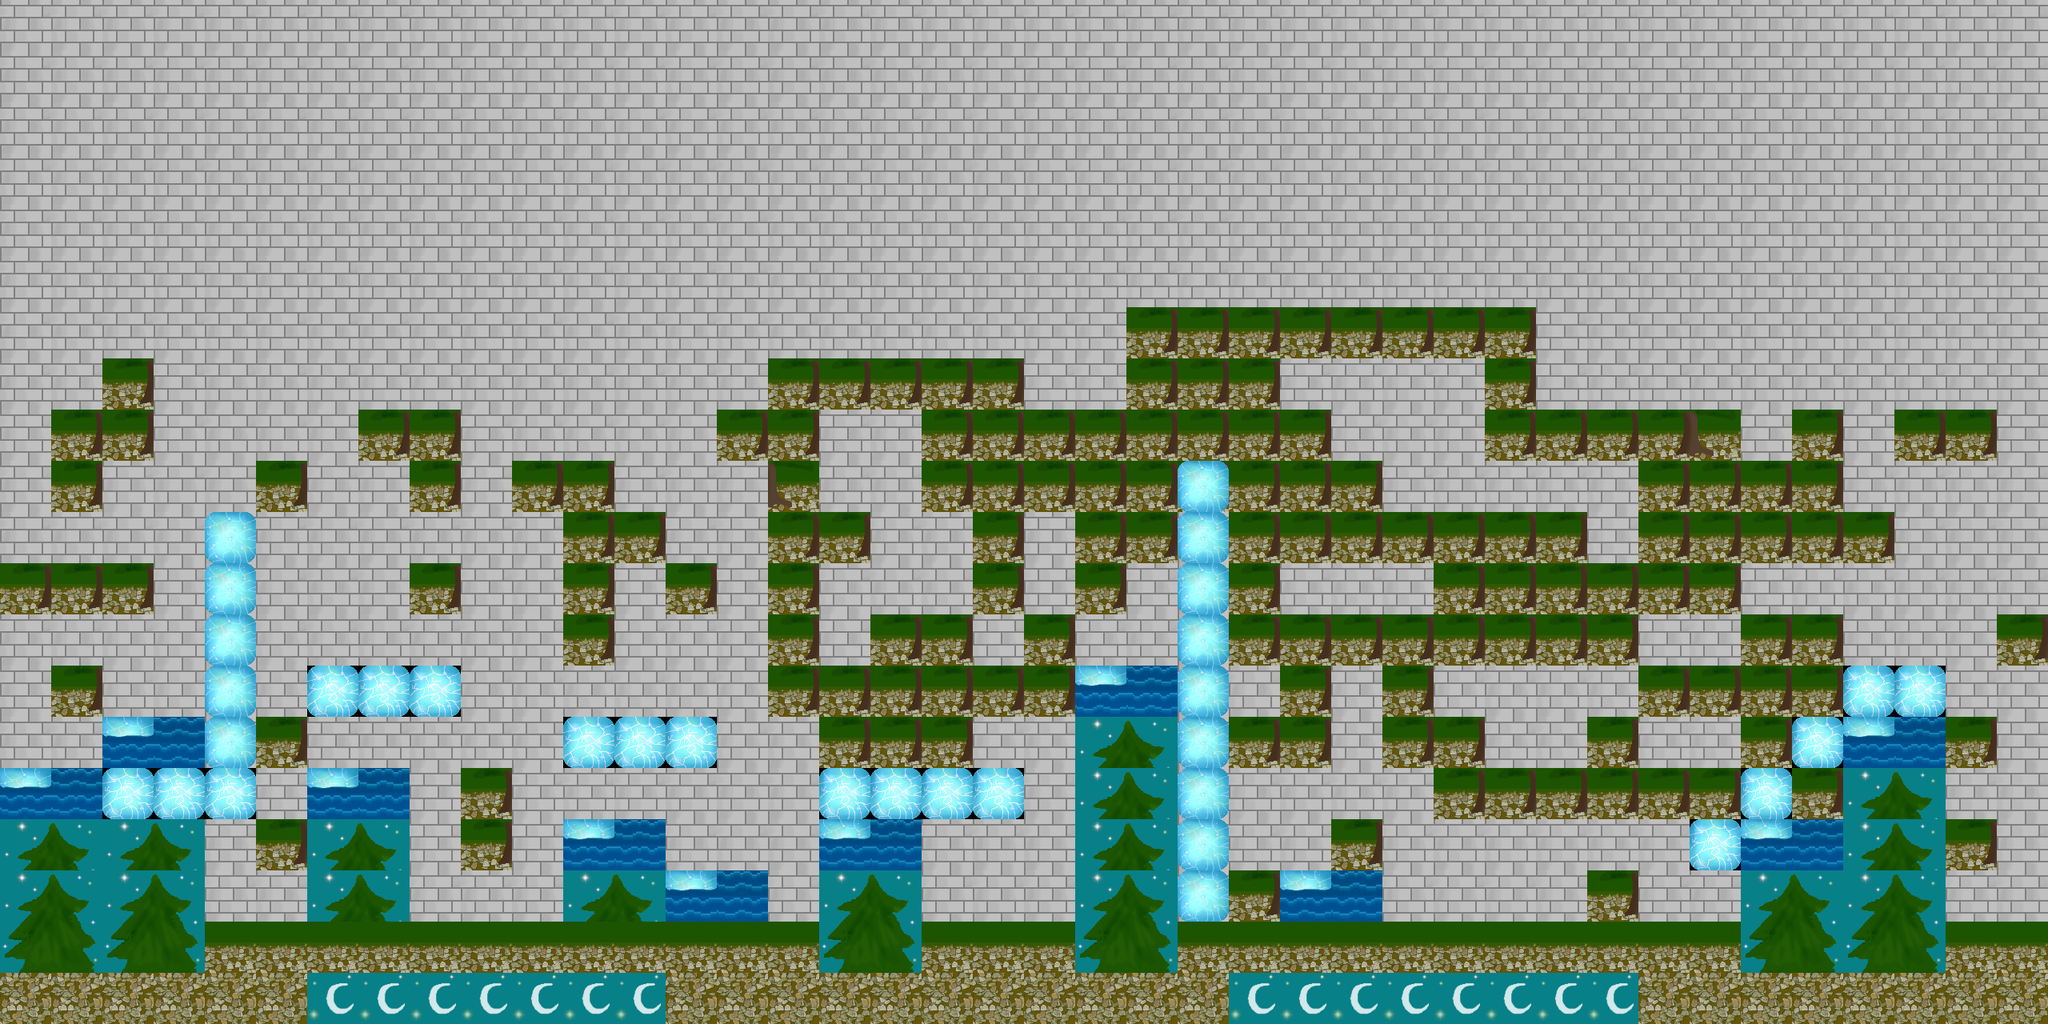

This game map was drawn from its Tiled (.tmx) file and the tilesets committed beside it. A one-line description and the trimmed map source follow:
An orthogonal 40x20 tile map with 64x64 px tiles, 5 tile layers (Hintergrund, Collidable, StartPos, EndPos, ...).

<map version="1.0" orientation="orthogonal" renderorder="right-down" width="40" height="20" tilewidth="64" tileheight="64">
 <tileset firstgid="1" name="level1_tileset" tilewidth="64" tileheight="64">
  <image source="level1_tileset.png" width="256" height="256" />
 </tileset>
 <layer name="Hintergrund" width="40" height="20">
  <data>[800 cells, 800 non-empty, 13 distinct tile ids]</data>
 </layer>
 <layer name="Collidable" width="40" height="20">
  <data>[800 cells, 57 non-empty, 3 distinct tile ids]</data>
 </layer>
 <layer name="StartPos" width="40" height="20" opacity="0">
  <data>[800 cells, 1 non-empty, 1 distinct tile ids]</data>
 </layer>
 <layer name="EndPos" width="40" height="20" opacity="0">
  <data>[800 cells, 1 non-empty, 1 distinct tile ids]</data>
 </layer>
 <layer name="Evil" width="40" height="20">
  <data>[800 cells, 0 non-empty, 0 distinct tile ids]</data>
 </layer>
</map>